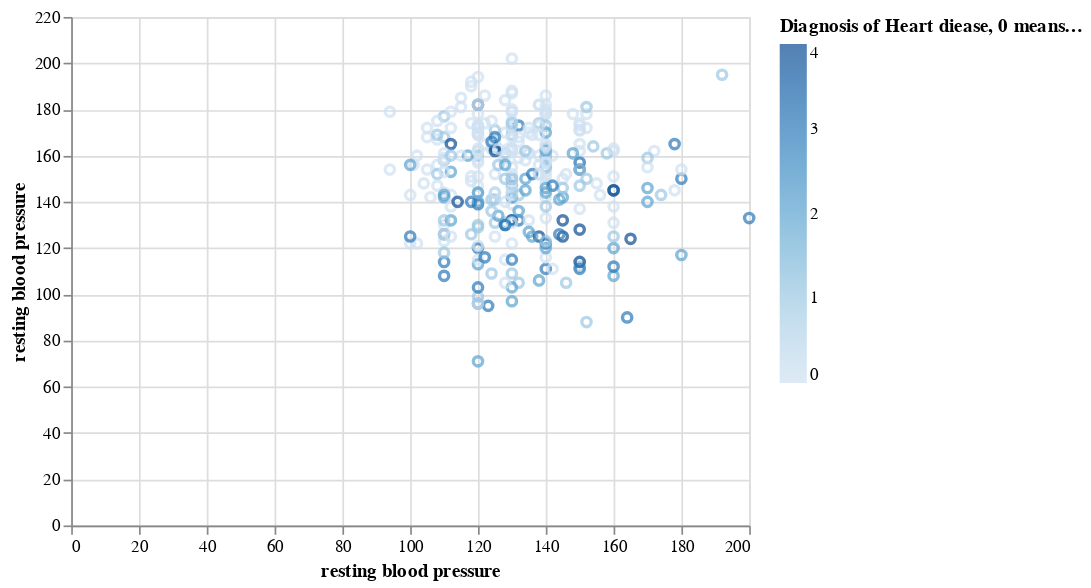

Notebook code cell kept with this figure:
### Code cell
trestbps_thalach_plot = alt.Chart(cleveland).mark_point().encode(
    x = alt.X("trestbps", title = "resting blood pressure" ),
    y = alt.Y('thalach', title = "resting blood pressure"),
    color = alt.Color("num", title = "Diagnosis of Heart diease, 0 means None")
)
trestbps_thalach_plot

### Figure 1 — Vega-Lite specification as saved in the notebook (floating-point values rounded to 4 significant figures; data arrays with more than 128 entries replaced by an {"elided": "..."} marker saying what was removed)
{"config": {"view": {"continuousWidth": 400, "continuousHeight": 300}}, "data": {"name": "data-9e6ddf12bc48ba267478d547b68f0b96"}, "mark": "point", "encoding": {"color": {"field": "num", "title": "Diagnosis of Heart diease, 0 means None", "type": "quantitative"}, "x": {"field": "trestbps", "title": "resting blood pressure", "type": "quantitative"}, "y": {"field": "thalach", "title": "resting blood pressure", "type": "quantitative"}}, "$schema": "https://vega.github.io/schema/vega-lite/v4.17.0.json", "datasets": {"data-9e6ddf12bc48ba267478d547b68f0b96": {"elided": "303 records"}}}
